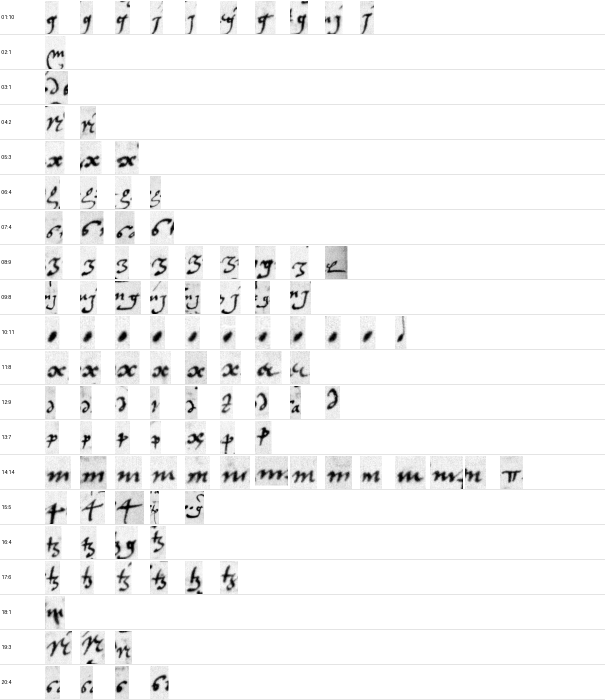
#> input picture ciphers/fr16104-vivonne-spain-1572/tx/sorter_step1/piles_0.png, 1210 x 1400 px (shown at 1/2 size)
$ python viv67_strips.py sorter_step1/piles_0.png --out out.png --prefix sorter_step1/piles_1.png
#> lines starting #> are read from the running program, lines starting #| are printed output that depends on the picture; after the words box and inside, x2 and y2 are one past the last pixel; in counts of white or black regions, pixels touching at a corner belong together
#!/usr/bin/env python3
"""VIV-67: cut a decipherment page (widely spaced clerk hand) into horizontal strips at ink minima, each strip in two
halves sharing --share px, as N5-VIVK did for ff.105v-108v (line detection misses lines on this hand).

    python3 tx/viv67_strips.py SRC.jpg --out DIR --prefix c210_f205r --strips 8 [--share 400] [--ink 170] [--win 90]

Writes DIR/<prefix>_S01_h1.jpg, _S01_h2.jpg ... (untracked; regenerate from the native region in images/manifest.json "viv67").
"""
import argparse, os
import numpy as np
from PIL import Image

ap = argparse.ArgumentParser()
ap.add_argument('src'); ap.add_argument('--out', required=True); ap.add_argument('--prefix', required=True)
ap.add_argument('--strips', type=int, default=8); ap.add_argument('--share', type=int, default=400)
ap.add_argument('--ink', type=int, default=170); ap.add_argument('--win', type=int, default=90)
a = ap.parse_args()
im = Image.open(a.src).convert('L'); W, H = im.size
#> after `W, H = im.size`: W = 1210; H = 1400
arr = np.asarray(im)
prof = (arr < a.ink).sum(axis=1).astype(float)
#> prof = 1400 values, max 520 at index 949, min 0 at index 0, mean 37.1
prof = np.convolve(prof, np.ones(15) / 15, mode='same')
#> prof = 1400 values, max 445.7 at index 951, min 0 at index 75, mean 37.08
cuts = [0]
for k in range(1, a.strips):
    t = int(H * k / a.strips)
    lo, hi = max(0, t - a.win), min(H, t + a.win)
    cuts.append(lo + int(np.argmin(prof[lo:hi])))
#> after the loop, cuts = [0, 85, 273, 484, 692, 835, 974, 1195]
cuts.append(H)
half = (W + a.share) // 2
#> half = 805
for i in range(a.strips):
    y0, y1 = cuts[i], cuts[i + 1]
    for h, (x0, x1) in enumerate(((0, half), (W - half, W)), 1):
        im.crop((x0, y0, x1, y1)).save(os.path.join(a.out, f'{a.prefix}_S{i + 1:02d}_h{h}.jpg'), quality=88)
    print(f'S{i + 1:02d} y {y0}-{y1}')
#> this loop made 8 passes
#> (y0, y1) on passes 1 to 8: (0, 85), (85, 273), (273, 484), (484, 692), (692, 835), (835, 974), (974, 1195), (1195, 1400)
#| S01 y 0-85
#| S02 y 85-273
#| S03 y 273-484
#| S04 y 484-692
#| S05 y 692-835
#| S06 y 835-974
#| S07 y 974-1195
#| S08 y 1195-1400
#> pass 1, `im.crop((x0, y0, x1, y1)).save(os.path.join(a.out, f'{a.prefix}_S{i + ..`:
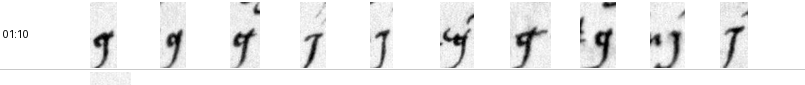
#> saved as piles_1.png_S01_h1.jpg: PIL image 805x85 L; min 0, max 255, mean 239.1
#> pass 1, `im.crop((x0, y0, x1, y1)).save(os.path.join(a.out, f'{a.prefix}_S{i + ..`:
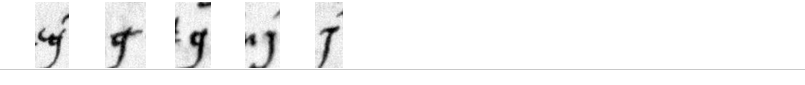
#> saved as piles_1.png_S01_h2.jpg: PIL image 805x85 L; min 0, max 255, mean 245.6
#> pass 2, `im.crop((x0, y0, x1, y1)).save(os.path.join(a.out, f'{a.prefix}_S{i + ..`:
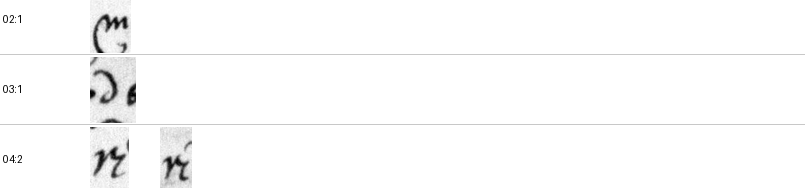
#> saved as piles_1.png_S02_h1.jpg: PIL image 805x188 L; min 0, max 255, mean 250.7
#> pass 2, `im.crop((x0, y0, x1, y1)).save(os.path.join(a.out, f'{a.prefix}_S{i + ..`:
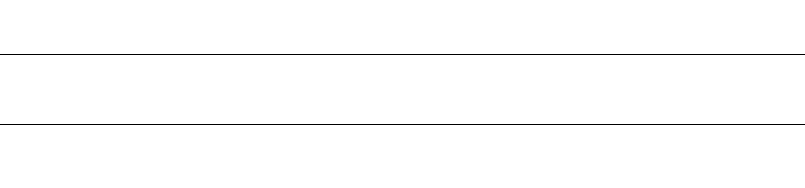
#> saved as piles_1.png_S02_h2.jpg: PIL image 805x188 L; values 200 (black) and 255 (white), 98.9% white; black in thin lines or dots, all inside (x1, y1, x2, y2) = (0, 54, 805, 125)

$ run again, on ciphers/fr16104-vivonne-spain-1572/tx/sorter_step1/sorter_viv_step1.preflight.png
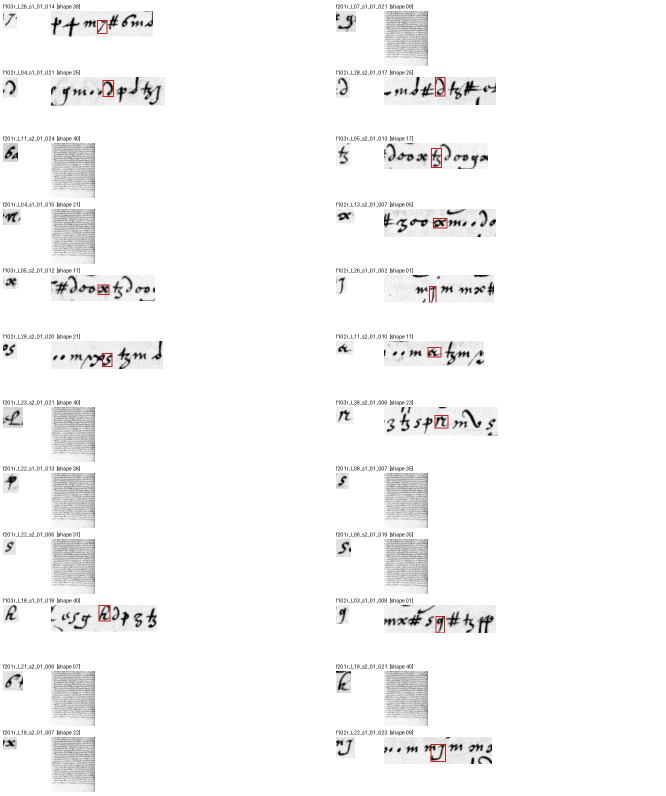
#> input picture ciphers/fr16104-vivonne-spain-1572/tx/sorter_step1/sorter_viv_step1.preflight.png, 1332 x 1592 px (shown at 1/2 size)
#> `prof = (arr < a.ink).sum(axis=1).astype(float)`: prof = 1592 values, max 261 at index 179, min 0 at index 0, mean 39.44
#> `prof = np.convolve(prof, np.ones(15) / 15, mode='same')`: prof = 1592 values, max 210.8 at index 182, min 0 at index 0, mean 39.44
#> after the loop `for k in range(1, a.strips):`: cuts = [0, 218, 396, 612, 745, 924, 1273, 1303]
#> the loop `for i in range(a.strips):` made 8 passes
#> (y0, y1) on passes 1 to 8: (0, 218), (218, 396), (396, 612), (612, 745), (745, 924), (924, 1273), (1273, 1303), (1303, 1592)
#> (printed output is left out)
#> pass 1, `im.crop((x0, y0, x1, y1)).save(os.path.join(a.out, f'{a.prefix}_S{i + ..`:
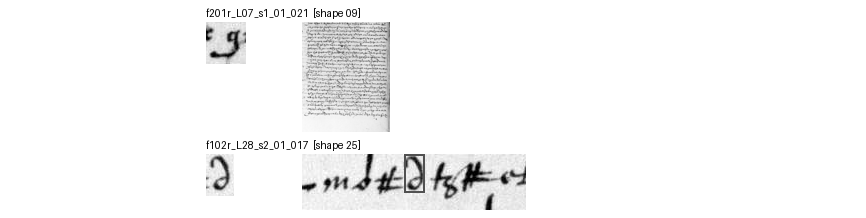
#> saved as sorter_viv_step1.preflight.png_S01_h2.jpg: PIL image 866x218 L; min 0, max 255, mean 246.9
#> pass 2, `im.crop((x0, y0, x1, y1)).save(os.path.join(a.out, f'{a.prefix}_S{i + ..`:
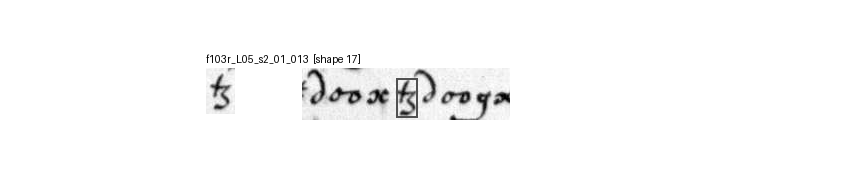
#> saved as sorter_viv_step1.preflight.png_S02_h2.jpg: PIL image 866x178 L; min 0, max 255, mean 250.4
